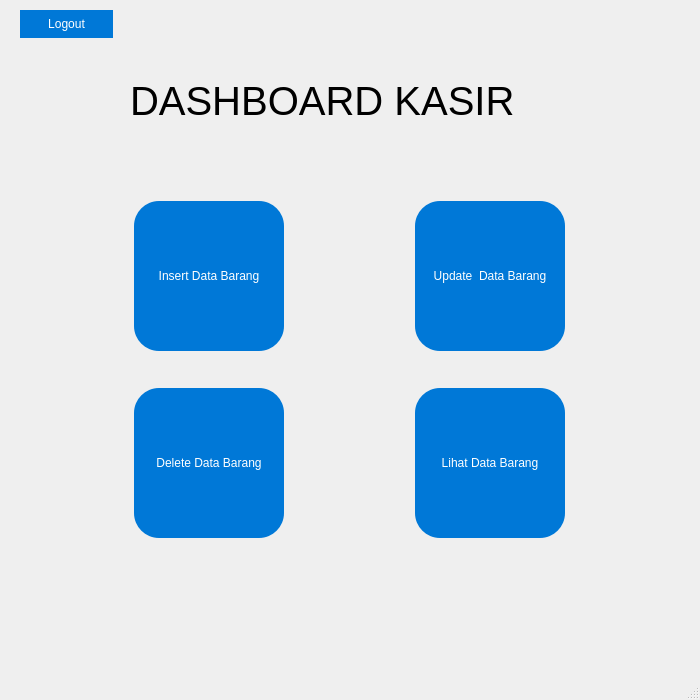
<?xml version="1.0" encoding="UTF-8"?>
<ui version="4.0">
 <class>MainWindow</class>
 <widget class="QMainWindow" name="MainWindow">
  <property name="geometry">
   <rect>
    <x>0</x>
    <y>0</y>
    <width>700</width>
    <height>700</height>
   </rect>
  </property>
  <property name="minimumSize">
   <size>
    <width>700</width>
    <height>700</height>
   </size>
  </property>
  <property name="maximumSize">
   <size>
    <width>700</width>
    <height>700</height>
   </size>
  </property>
  <property name="windowTitle">
   <string>MainWindow</string>
  </property>
  <widget class="QWidget" name="centralwidget">
   <widget class="QLabel" name="label">
    <property name="geometry">
     <rect>
      <x>130</x>
      <y>50</y>
      <width>440</width>
      <height>101</height>
     </rect>
    </property>
    <property name="font">
     <font>
      <pointsize>30</pointsize>
     </font>
    </property>
    <property name="text">
     <string>DASHBOARD KASIR</string>
    </property>
   </widget>
   <widget class="QWidget" name="gridLayoutWidget">
    <property name="geometry">
     <rect>
      <x>9</x>
      <y>170</y>
      <width>681</width>
      <height>401</height>
     </rect>
    </property>
    <layout class="QGridLayout" name="gridLayout">
     <item row="0" column="0">
      <widget class="QPushButton" name="insert">
       <property name="sizePolicy">
        <sizepolicy hsizetype="Fixed" vsizetype="Fixed">
         <horstretch>0</horstretch>
         <verstretch>0</verstretch>
        </sizepolicy>
       </property>
       <property name="minimumSize">
        <size>
         <width>150</width>
         <height>150</height>
        </size>
       </property>
       <property name="maximumSize">
        <size>
         <width>150</width>
         <height>150</height>
        </size>
       </property>
       <property name="styleSheet">
        <string notr="true">#insert{
	background-color: #0078d7;
    color: white;
    border-radius: 25px;
    border: none;
    padding: 6px 15px;
}
#insert:hover{
	background-color: #005fa3;

}</string>
       </property>
       <property name="text">
        <string>Insert Data Barang</string>
       </property>
      </widget>
     </item>
     <item row="0" column="1">
      <widget class="QPushButton" name="update">
       <property name="sizePolicy">
        <sizepolicy hsizetype="Fixed" vsizetype="Fixed">
         <horstretch>0</horstretch>
         <verstretch>0</verstretch>
        </sizepolicy>
       </property>
       <property name="minimumSize">
        <size>
         <width>150</width>
         <height>150</height>
        </size>
       </property>
       <property name="maximumSize">
        <size>
         <width>150</width>
         <height>150</height>
        </size>
       </property>
       <property name="styleSheet">
        <string notr="true">#update{
	background-color: #0078d7;
    color: white;
    border-radius: 25px;
    border: none;
    padding: 6px 15px;
}
#update:hover{
	background-color: #005fa3;

}</string>
       </property>
       <property name="text">
        <string>Update  Data Barang</string>
       </property>
      </widget>
     </item>
     <item row="1" column="0">
      <widget class="QPushButton" name="delete_2">
       <property name="sizePolicy">
        <sizepolicy hsizetype="Fixed" vsizetype="Fixed">
         <horstretch>0</horstretch>
         <verstretch>0</verstretch>
        </sizepolicy>
       </property>
       <property name="minimumSize">
        <size>
         <width>150</width>
         <height>150</height>
        </size>
       </property>
       <property name="maximumSize">
        <size>
         <width>150</width>
         <height>150</height>
        </size>
       </property>
       <property name="styleSheet">
        <string notr="true">#delete_2{
	background-color: #0078d7;
    color: white;
    border-radius: 25px;
    border: none;
    padding: 6px 15px;
}
#delete_2:hover{
	background-color: #005fa3;

}</string>
       </property>
       <property name="text">
        <string>Delete Data Barang</string>
       </property>
      </widget>
     </item>
     <item row="1" column="1">
      <widget class="QPushButton" name="lihat">
       <property name="sizePolicy">
        <sizepolicy hsizetype="Fixed" vsizetype="Fixed">
         <horstretch>0</horstretch>
         <verstretch>0</verstretch>
        </sizepolicy>
       </property>
       <property name="minimumSize">
        <size>
         <width>150</width>
         <height>150</height>
        </size>
       </property>
       <property name="maximumSize">
        <size>
         <width>150</width>
         <height>150</height>
        </size>
       </property>
       <property name="styleSheet">
        <string notr="true">#lihat{
	background-color: #0078d7;
    color: white;
    border-radius: 25px;
    border: none;
    padding: 6px 15px;
}
#lihat:hover{
	background-color: #005fa3;

}</string>
       </property>
       <property name="text">
        <string>Lihat Data Barang</string>
       </property>
      </widget>
     </item>
    </layout>
   </widget>
   <widget class="QPushButton" name="logout">
    <property name="geometry">
     <rect>
      <x>20</x>
      <y>10</y>
      <width>93</width>
      <height>28</height>
     </rect>
    </property>
    <property name="sizePolicy">
     <sizepolicy hsizetype="Minimum" vsizetype="Preferred">
      <horstretch>0</horstretch>
      <verstretch>0</verstretch>
     </sizepolicy>
    </property>
    <property name="styleSheet">
     <string notr="true">#logout{
	background-color: #0078d7;
    color: white;
    border-radius: 15px;
}
#logout:hover{
	background-color: #005fa3;

}</string>
    </property>
    <property name="text">
     <string>Logout</string>
    </property>
   </widget>
  </widget>
  <widget class="QStatusBar" name="statusbar"/>
 </widget>
 <resources/>
 <connections/>
</ui>
